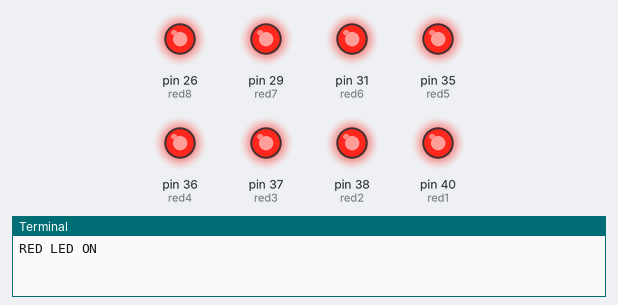
Recording of a program running on a simulated Raspberry Pi (header pin numbers). On the bench: output pins drawn as LEDs (lit = HIGH), the last lines printed to the terminal.

Above: at 0.05 s.
At 0.55 s:
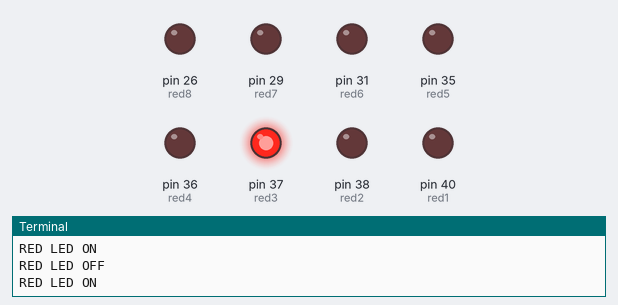
At 0.95 s:
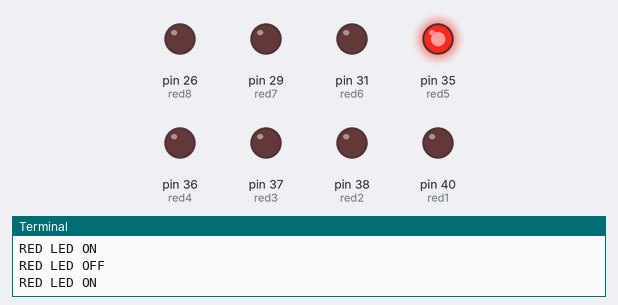
At 1.7 s:
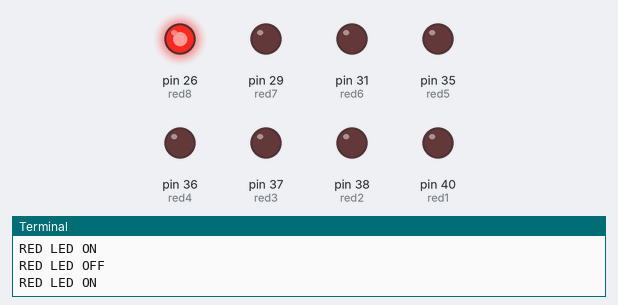
At 3.25 s:
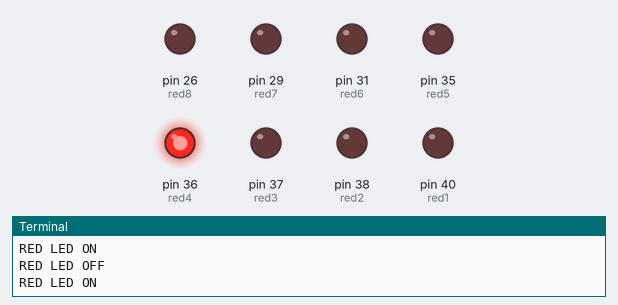
At 4.7 s:
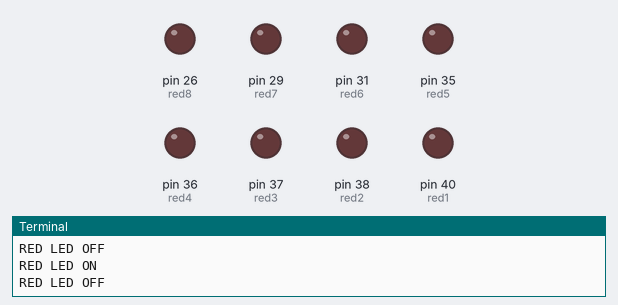
Timing chart, 0 to 5.8 s (numbered marks = the images above):
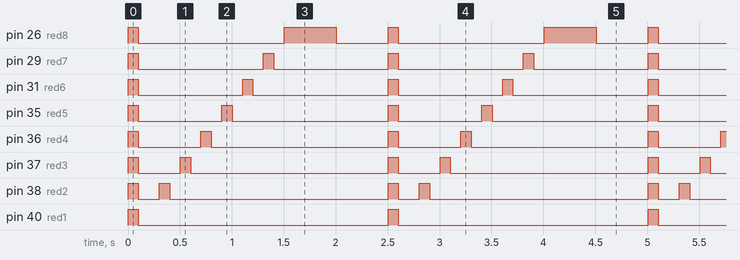

Measured:
- by itself, pin 26 (red8): repeats every 2.5 s: LOW 1.4 s, HIGH 0.50 s, LOW 0.50 s, HIGH 0.10 s
- by itself, pin 29 (red7): alternates HIGH for 0.10 s and LOW for 1.2 s
- by itself, pin 31 (red6): repeats every 2.5 s: LOW 1.0 s, HIGH 0.10 s, LOW 1.3 s, HIGH 0.10 s
- by itself, pin 35 (red5): repeats every 2.5 s: LOW 0.80 s, HIGH 0.10 s, LOW 1.5 s, HIGH 0.10 s
- by itself, pin 36 (red4): repeats every 2.5 s: LOW 0.60 s, HIGH 0.10 s, LOW 1.7 s, HIGH 0.10 s
- by itself, pin 37 (red3): repeats every 2.5 s: LOW 0.40 s, HIGH 0.10 s, LOW 1.9 s, HIGH 0.10 s
- by itself, pin 38 (red2): repeats every 2.5 s: LOW 0.20 s, HIGH 0.10 s, LOW 2.1 s, HIGH 0.10 s
- by itself, pin 40 (red1): alternates HIGH for 0.10 s and LOW for 2.4 s

The program:

led_Pieddie.py
```python
import RPi.GPIO as IO
import time
red1 = 40
red2 = 38
red3 = 37
red4 = 36
red5 = 35
red6 = 31
red7 = 29
red8 = 26
IO.setwarnings(False)
IO.setmode(IO.BOARD)
IO.setup(red1, IO.OUT)
IO.setup(red2, IO.OUT)
IO.setup(red3, IO.OUT)
IO.setup(red4, IO.OUT)
IO.setup(red5, IO.OUT)
IO.setup(red6, IO.OUT)
IO.setup(red7, IO.OUT)
IO.setup(red8, IO.OUT)
while True:
    IO.output(red1, IO.HIGH)
    IO.output(red2, IO.HIGH)
    IO.output(red3, IO.HIGH)
    IO.output(red4, IO.HIGH)
    IO.output(red5, IO.HIGH)
    IO.output(red6, IO.HIGH)
    IO.output(red7, IO.HIGH)
    IO.output(red8, IO.HIGH)
    print("RED LED ON")
    time.sleep(0.1)
    IO.output(red1, IO.LOW)
    IO.output(red2, IO.LOW)
    IO.output(red3, IO.LOW)
    IO.output(red4, IO.LOW)
    IO.output(red5, IO.LOW)
    IO.output(red6, IO.LOW)
    IO.output(red7, IO.LOW)
    IO.output(red8, IO.LOW)
    print("RED LED Of")
    time.sleep(0.1)
    IO.output(red1, IO.HIGH)
    print("RED LED On")
    IO.output(red1, IO.LOW)
    print("RED LED OFF")
    time.sleep(0.1)
    IO.output(red2, IO.HIGH)
    print("RED LED ON")
    time.sleep(0.1)
    IO.output(red2, IO.LOW)
    print("RED LED OFF")
    time.sleep(0.1)
    IO.output(red3, IO.HIGH)
    print("RED LED ON")
    time.sleep(0.1)
    IO.output(red3, IO.LOW)
    print("RED LED OFF")
    time.sleep(0.1)
    IO.output(red4, IO.HIGH)
    print("RED LED ON")
    time.sleep(0.1)
    IO.output(red4, IO.LOW)
    print("RED LED OFF")
    time.sleep(0.1)
    IO.output(red5, IO.HIGH)
    print("RED LED ON")
    time.sleep(0.1)
    IO.output(red5, IO.LOW)
    print("RED LED OFF")
    time.sleep(0.1)
    IO.output(red6, IO.HIGH)
    print("RED LED ON")
    time.sleep(0.1)
    IO.output(red6, IO.LOW)
    print("RED LED OFF")
    time.sleep(0.1)
    IO.output(red7, IO.HIGH)
    print("RED LED ON")
    time.sleep(0.1)
    IO.output(red7, IO.LOW)
    print("RED LED OFF")
    time.sleep(0.1)
    IO.output(red8, IO.HIGH)
    print("RED LED ON")
    time.sleep(0.5)
    IO.output(red8, IO.LOW)
    print("RED LED OFF")
    time.sleep(0.5)
```
